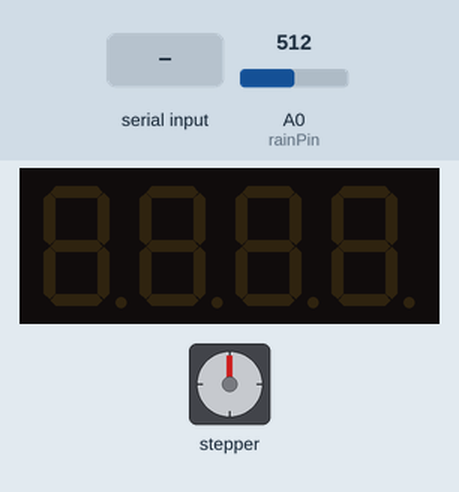
This sketch was run on a simulated Arduino Uno, built with avr-gcc and run on an emulated ATmega328P. Shown: 4-digit seven-segment display, stepper motor. Inputs (shaded band) come from the test bench; at power-on: A0 (rainPin) = 512. Stepper angles assume 2048 steps per turn.

Above: at 2.2 s.
2.3 s: "settingTime90\n" received over the second serial link
At 3.5 s:
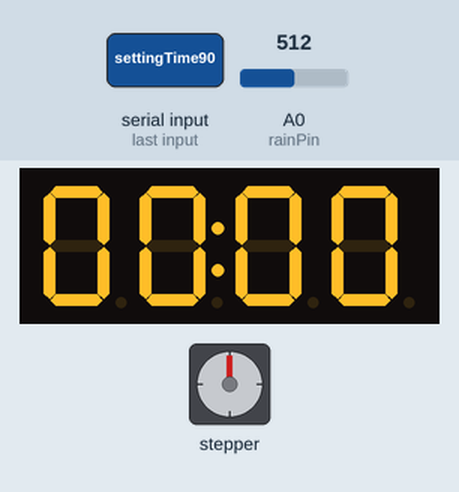
3.8 s: A0 (rainPin) set to 488
At 6.3 s:
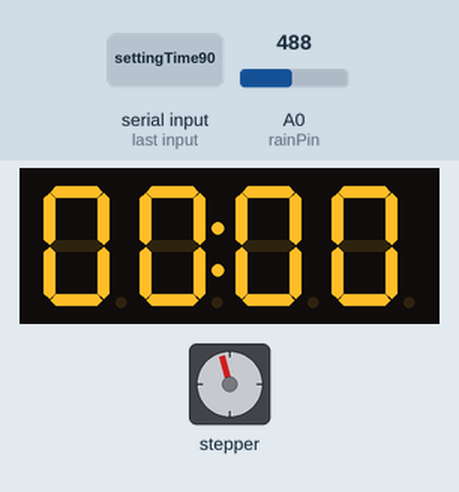
6.8 s: "settingTime,45\n" received over the second serial link
At 7.1 s:
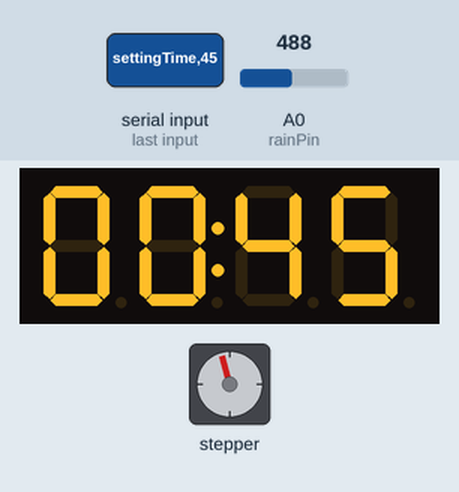
Timing chart, 0 to 9.8 s (numbered marks = the images above; inputs shaded):
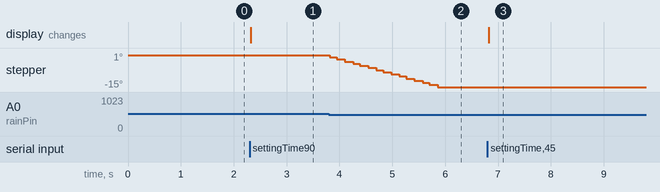

Measured:
- the behaviour switches between 500 and 499 on A0 (rainPin) (found by bisection; images 1 and 2)
- after the input at 2.3 s, the display: changes at once (image 1)
- after the input at 3.8 s, stepper: turns 15° counter-clockwise in 2.0 s, starting at once
- after the input at 6.8 s, the display: changes at once (image 3)

The sketch:

defaultcopy.ino
```cpp
#include <SoftwareSerial.h>
#include <TM1637Display.h>
#include <Stepper.h>
const int moveStep = 64;
Stepper stepper(moveStep, 8, 10, 9, 11);
// 빗물 감지센서 핀 번호
const int rainPin = A0;
 // 빗물 감지 한계값
const int maxRainSensorValue = 500;
 // "STOP", "OPEN", "CLOSE"
String state = "STOP";
// "true", "false"
bool check = true;
 // 시작 시간 저장 변수
unsigned long startMillis;
 // 동작 지속 시간 (5초)
const unsigned long duringTime = 5000;


//esp8266
#define BT_RXD 2
#define BT_TXD 3
//tm1637
#define CLK 4
#define DIO 5
//esp8266
 String now = "";
 String inState="";
String preSky="";
String khaiGrade="";
String realTime="";
String settingTime="";
SoftwareSerial ESP_wifi(BT_RXD, BT_TXD);
 boolean stringComplete = false;
//tm1637
TM1637Display display(CLK, DIO);
//stopMotor 함수
void stopMotor() {
  // state를 stop으로
  state = "STOP";
   // 센서를 중지
  stepper.step(0);
}
 // openMotor 함수
void openMotor() {
  // 센서를 시계방향으로 진행
  stepper.step(1);
}
// closeMotor 함수
void closeMotor() {
  // 센서를 반시계방향으로 진행
  stepper.step(-1);
}
void setup()
{
  Serial.begin(9600);
  ESP_wifi.begin(9600);
  ESP_wifi.setTimeout(5000);
  delay(1000);
  // 디스플레이 밝기 설정 (0 ~ 7)
    display.setBrightness(7);
    // 모터 속도
      stepper.setSpeed(220);
      // 시작 시간 초기화
  startMillis = millis();
  // 빗물 감지 센서 핀 입력 설정
  pinMode(rainPin, INPUT);
}

void loop(){
  //esp8266에서 값 받아오기
  if(ESP_wifi.available()){
        String inChar =ESP_wifi.readStringUntil('\n');
        now=inChar;

   if(now.startsWith("state")==1){
    if(now=="state OPEN"){
      state="OPEN";
    }else if(now=="state CLOSE"){
      state="CLOSE";
    }
//    state=now.substring(6,-1);
  }
  if(now.startsWith("preSky")==1){
    preSky=now.substring(7,-1);
  }
  if(now.startsWith("khaiGrade")==1){
    khaiGrade=now.substring(10,-1);
  }

  if(now.startsWith("settingTime")==1){
  settingTime=now.substring(12,-1);
  }
  }

if(settingTime!=""){
  int displayTime = settingTime.toInt();
    // 콜론(:) 표시 0b01000000
  display.showNumberDecEx(displayTime, 0b01000000, true);
// 현재 작동 시간
    unsigned long currentMillis = millis();
// 빗물 감지 센서 값 읽기
  int rainValue = analogRead(rainPin);
// 빗물 감지를 한다면
  if (rainValue < maxRainSensorValue) {
     // check 가 true 일때
    if (check==true) {
      // state를 close로 바꾸고
      state = "CLOSE";
      // check를 false로 바꾼다
      check = false;
    }
     // 빗물 미감지시
  } else {
    // check를 true로 바꾼다
    check = true;
  }
// state가 stop이 아니고 모터가 작동한 이후로부터 경과된 현재 작동 시간이 동작 지속 시간 보다 크거나 같을 때
  if (state!=""&&state != "STOP" && currentMillis - startMillis >= duringTime) {
    stopMotor(); // stopMotor 함수 실행
  } else {
    if (state == "OPEN") { // state가 open 이면
      openMotor(); // openMotor 함수 실행
    } else if (state == "CLOSE") { // state가 close 이면
      closeMotor(); // closeMotor 함수 실행
    }
  }
}
}
```
